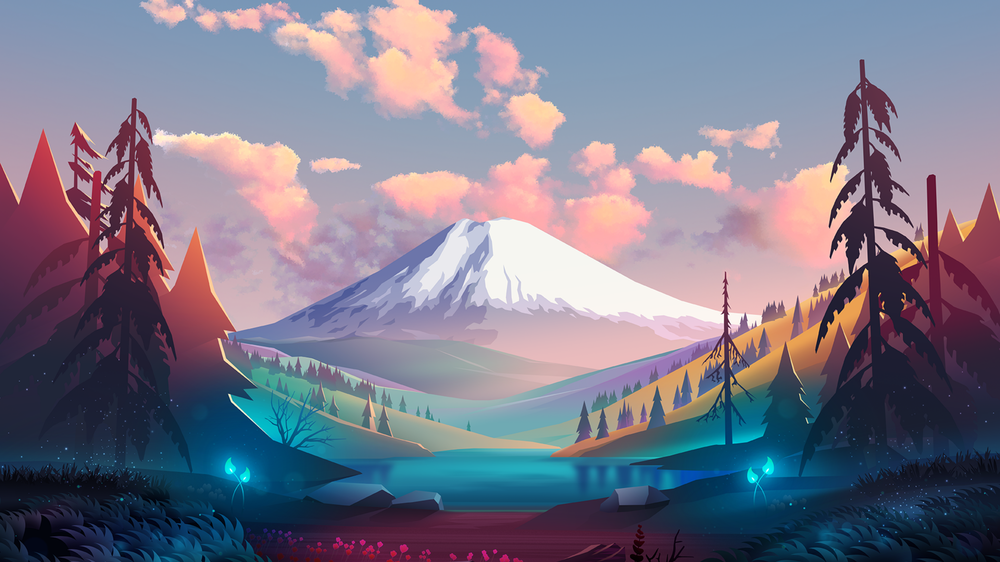
#> input picture images/ліс.png, 1000 x 562 px, shrunk from 3840 x 2160 before the run
$ python color_converter.py
#> lines starting #> are read from the running program, lines starting #| are printed output that depends on the picture
### function_timer.py
from functools import wraps
from typing import Callable
import time


def function_timer(func: Callable) -> Callable:
    @wraps(func)
    def timeit_wrapper(*args, **kwargs):
        start_time = time.perf_counter()
        result = func(*args, **kwargs)
        end_time = time.perf_counter()
        total_time = end_time - start_time
        print(f"Function {func.__name__} Took {total_time:.4f} seconds")
        return result

    return timeit_wrapper

### palete_io.py
import json
from dataclasses import asdict
from models import ImportPalette, ExportPalette


def read_palete(file_path: str) -> ImportPalette:
    with open(file_path, "r") as palettte_file:
        palette_data = json.load(palettte_file)

    name, hexes = palette_data["name"], palette_data["colors"]

    colors = [
        list(int(hex.lstrip("#")[i : i + 2], 16) for i in (0, 2, 4)) for hex in hexes
    ]
    return ImportPalette(name=name, colors=colors)


# [6 lines left out: function write_palete, not called in this run]


# [5 lines that do not run on import are left out]

### color_converter.py
import cv2
from PIL import Image
import numpy as np
from models import ImportPalette, ImageData
from function_timer import function_timer
from palete_io import read_palete


@function_timer
def read_image(file_path: str) -> ImageData:
#> called with file_path = './images/ліс.png'
    image = cv2.imread(file_path)
#> image is the input picture: shape (562, 1000, 3); mean B, G, R 137, 119.5, 122.2
    if image is None:
        raise FileNotFoundError("Image is wrong")
    image = cv2.cvtColor(image, cv2.COLOR_BGR2RGB)

    color_line = image.reshape(-1, 3)
    tuple_line: tuple[tuple[int, ...], ...] = tuple(
        map(lambda row: (int(row[0]), int(row[1]), int(row[2])), color_line)
    )
#> tuple_line = 562000 items
#> (reads palletes/catpuccin_mocha.json from the repository)
    return ImageData(image.shape[0], image.shape[1], tuple_line)


@function_timer
def quantize(image: ImageData, n_clusters):
    criteria = (
        cv2.TERM_CRITERIA_EPS + cv2.TERM_CRITERIA_MAX_ITER,
        10,
        1.0,
    )  # KMeans stops in case either 10 iterations happened or 100% quality labels acheaved
    flags = cv2.KMEANS_RANDOM_CENTERS  # random starting points
    z = np.float32(np.array(image.colors))
    _, labels, centers = cv2.kmeans(
        z,  # type: ignore
        n_clusters,
        None,  # type: ignore
        criteria,
        10,
        flags,
    )


# TODO: Improve speed of color finding
@function_timer
def get_unique_colors(image: ImageData) -> ImportPalette:
    colors = image.colors
    unique_colors: ImportPalette = ImportPalette(
        name="unique_colors", colors=set(colors)
    )
    return unique_colors


@function_timer
def map_palette_euclidean(
    colors: ImportPalette, palette: ImportPalette
) -> dict[tuple[int, ...], tuple[int, ...]]:
    mapping: dict[tuple[int, ...], tuple[int, ...]] = {}
    for color in colors.colors:
        min_distance = float("inf")
        closest_color: tuple[int, ...] = (0, 0, 0)

        for palette_color in palette.colors:
            distance = (
                ((color[0]) - (palette_color[0])) ** 2
                + ((color[1]) - (palette_color[1])) ** 2
                + ((color[2]) - (palette_color[2])) ** 2
            )
            if distance < min_distance:
                min_distance = distance
                closest_color: tuple[int, ...] = palette_color

        mapping[color] = closest_color
#> in main, `mapping = map_palette_euclidean(unique, palette)`: mapping = 134012 items

    return mapping


@function_timer
def map_image(image: ImageData, mapping: dict[tuple, tuple]) -> None:
    new_colors = np.array([mapping[color] for color in image.colors])
    img = Image.fromarray(
        new_colors.reshape(image.height, image.width, 3).astype(np.uint8)
    )
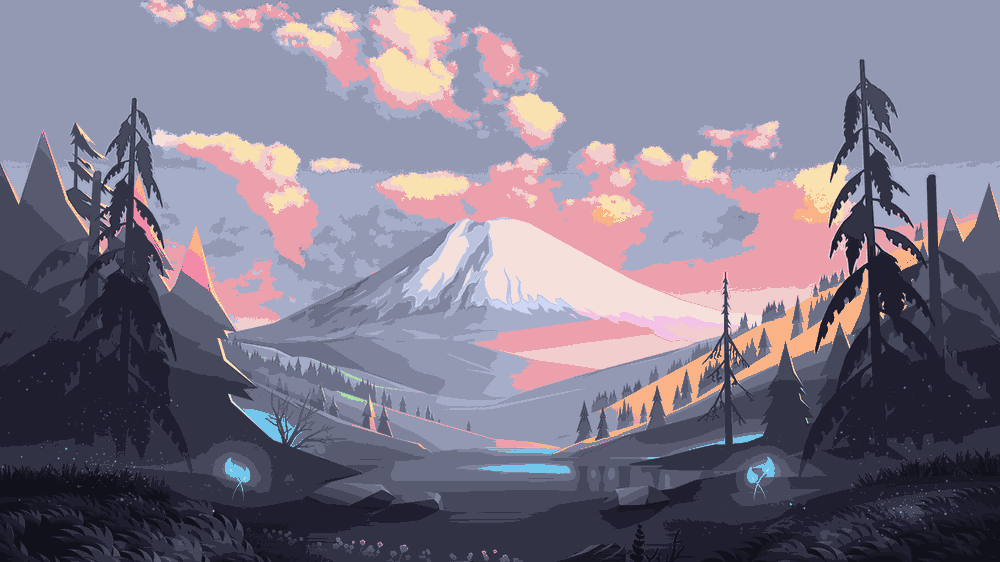
#> img: PIL image 1000x562 RGB; mean R, G, B 125.3, 119.2, 136.1
    img.show()


@function_timer
def main(image_path: str, palette_path: str) -> None:
    picture = read_image(image_path)
    palette = read_palete(palette_path)
    unique = get_unique_colors(picture)
    mapping = map_palette_euclidean(unique, palette)
    map_image(picture, mapping)


if __name__ == "__main__":
    main("./images/ліс.png", "./palletes/catpuccin_mocha.json")
